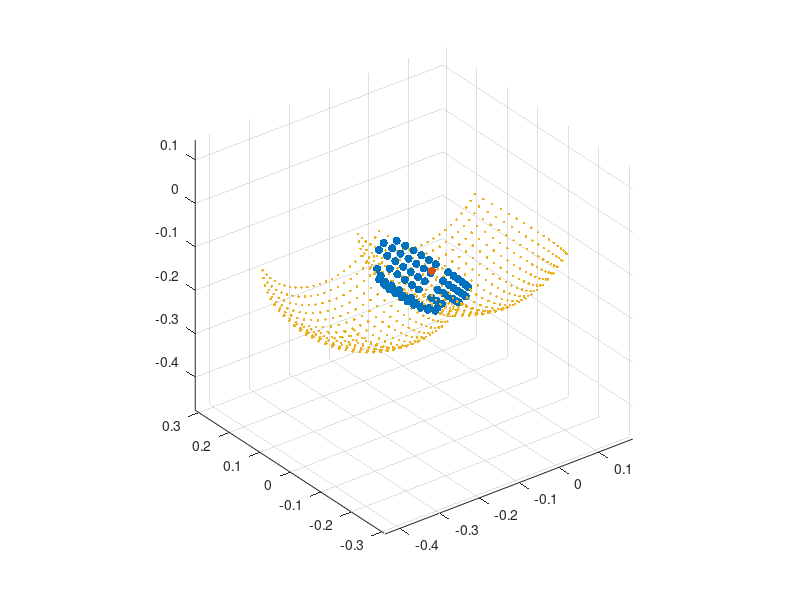

MATLAB code for this plot:
%%
clc
close all
clear all

%%
pts = [ 

-0.195871 0.0208032 -0.125767
  -0.196651 0.000436621   -0.126268
 -0.195935 -0.0199333  -0.125808
 -0.193728 -0.0401515  -0.124391
-0.182029 0.0410115 -0.140709
-0.184164 0.0208032  -0.14236
 -0.184225 -0.0199333  -0.142407
 -0.182149 -0.0401515  -0.140802
 -0.178687 -0.0600642  -0.138126
-0.165803 0.0609076 -0.153021
-0.169073 0.0410115 -0.156039
-0.171056 0.0208032 -0.157869
 -0.171112 -0.0199333  -0.157921
 -0.169184 -0.0401515  -0.156142
 -0.165969 -0.0600642  -0.153174
-0.142411 0.0991614 -0.156531
-0.147685 0.0803403 -0.162328
-0.151835 0.0609076 -0.166889
 -0.15483 0.0410115 -0.170181
-0.156646 0.0208032 -0.172177
 -0.156697 -0.0199333  -0.172233
 -0.154932 -0.0401515  -0.170293
 -0.151987 -0.0600642  -0.167056
 -0.147886 -0.0795197  -0.162549
-0.142659  -0.09837 -0.156804
-0.136712 0.0609076 -0.179488
-0.139408 0.0410115 -0.183028
-0.141044 0.0208032 -0.185175
  -0.14109 -0.0199333  -0.185235
   -0.1395 -0.0401515  -0.183148
 -0.136849 -0.0600642  -0.179667
 -0.133156 -0.0795197  -0.174819
-0.110577 0.0991614 -0.167429
-0.105784 0.0803402 -0.173629
-0.102012 0.0609076 -0.178508
-0.0992905  0.0410115  -0.182029
-0.0976399  0.0208032  -0.184164
-0.0975934 -0.0199333  -0.184225
-0.0991978 -0.0401515  -0.182149
 -0.101874 -0.0600642  -0.178687
-0.110336  0.134402 -0.140495
-0.102885  0.117228 -0.148569
-0.0964769  0.0991614  -0.155511
-0.0911616  0.0803402  -0.161271
-0.0869791  0.0609076  -0.165803
-0.0839611  0.0410115  -0.169073
-0.0821307  0.0208032  -0.171056
 -0.082079 -0.0199333  -0.171112
-0.0838582 -0.0401515  -0.169184
-0.0868258 -0.0600642  -0.165969
 -0.090959 -0.0795197   -0.16149
-0.0962266   -0.09837  -0.155783
-0.102588 -0.116472  -0.14889
-0.0985841   0.134402   -0.12866
-0.0904577   0.117228  -0.136053
-0.0834693  0.0991614  -0.142411
-0.0776723  0.0803402  -0.147685
-0.0731107  0.0609076  -0.151835
-0.0698192  0.0410115   -0.15483
-0.0678229  0.0208032  -0.156646
-0.0677666 -0.0199333  -0.156697
 -0.069707 -0.0401515  -0.154932
-0.0729435 -0.0600642  -0.151987
-0.0774514 -0.0795197  -0.147886
-0.0831964   -0.09837  -0.142659
-0.0901347  -0.116472  -0.136347
-0.0982136  -0.133687  -0.128997
-0.0791689   0.117228  -0.122502
-0.0716531  0.0991614  -0.128226
-0.0654184  0.0803402  -0.132975
-0.0605124  0.0609076  -0.136712
-0.0569725  0.0410115  -0.139408
-0.0548255  0.0208032  -0.141044
-0.0547649 -0.0199333   -0.14109
-0.0568519 -0.0401515    -0.1395
-0.0603326 -0.0600642  -0.136849
-0.0651808 -0.0795197  -0.133156
-0.0713595   -0.09837   -0.12845
-0.0788216  -0.116472  -0.122766



]

centre = [-0.0836266 -0.00382424   -0.134643]
sample_pts = pts;
save('sample_pts.mat','sample_pts')

%%

sample_boundary_pts = [
     -0.150408   0.150554 -0.0965756
 -0.390408   0.150554 -0.0965756
-0.160877  0.134402 -0.103298
-0.400877  0.134402 -0.103298
-0.170121  0.117228 -0.109234
-0.410121  0.117228 -0.109234
-0.178071 0.0991614 -0.114338
-0.418071 0.0991614 -0.114338
-0.184666 0.0803403 -0.118573
-0.424666 0.0803402 -0.118573
-0.189856 0.0609076 -0.121905
-0.429856 0.0609076 -0.121905
  -0.1936 0.0410115 -0.124309
  -0.4336 0.0410115 -0.124309
-0.195871 0.0208032 -0.125767
-0.435871 0.0208032 -0.125767
  -0.196651 0.000436621   -0.126268
  -0.436651 0.000436608   -0.126268
 -0.195935 -0.0199333  -0.125808
 -0.435935 -0.0199333  -0.125808
 -0.193728 -0.0401515  -0.124391
 -0.433728 -0.0401515  -0.124391
 -0.190046 -0.0600642  -0.122027
 -0.430046 -0.0600642  -0.122027
 -0.184918 -0.0795197  -0.118734
 -0.424918 -0.0795197  -0.118734
-0.178382  -0.09837 -0.114538
-0.418382  -0.09837 -0.114538
-0.170489 -0.116472  -0.10947
-0.410489 -0.116472  -0.10947
-0.161298 -0.133687 -0.103568
-0.401298 -0.133687 -0.103568
  -0.15088  -0.149885 -0.0968789
  -0.39088  -0.149885 -0.0968789
-0.141418  0.150554 -0.109317
-0.381418  0.150554 -0.109317
-0.151262  0.134402 -0.116926
-0.391262  0.134402 -0.116926
-0.159954  0.117228 -0.123645
-0.399954  0.117228 -0.123645
-0.167429 0.0991614 -0.129423
-0.407429 0.0991614 -0.129423
-0.173629 0.0803403 -0.134216
-0.413629 0.0803402 -0.134216
-0.178508 0.0609076 -0.137988
-0.418508 0.0609076 -0.137988
-0.182029 0.0410115 -0.140709
-0.422029 0.0410115 -0.140709
-0.184164 0.0208032  -0.14236
-0.424164 0.0208032  -0.14236
  -0.184898 0.000436621   -0.142927
  -0.424898 0.000436608   -0.142927
 -0.184225 -0.0199333  -0.142407
 -0.424225 -0.0199333  -0.142407
 -0.182149 -0.0401515  -0.140802
 -0.422149 -0.0401515  -0.140802
 -0.178687 -0.0600642  -0.138126
 -0.418687 -0.0600642  -0.138126
 -0.173866 -0.0795197  -0.134399
 -0.413866 -0.0795197  -0.134399
-0.167721  -0.09837 -0.129649
-0.407721  -0.09837 -0.129649
-0.160299 -0.116472 -0.123912
-0.400299 -0.116472 -0.123912
-0.151658 -0.133687 -0.117232
-0.391658 -0.133687 -0.117232
-0.141862 -0.149885  -0.10966
-0.381862 -0.149885  -0.10966
-0.131352  0.150554 -0.121226
-0.371352  0.150554 -0.121226
-0.140495  0.134402 -0.129664
-0.380495  0.134402 -0.129664
-0.148569  0.117228 -0.137115
-0.388569  0.117228 -0.137115
-0.155511 0.0991614 -0.143523
-0.395511 0.0991614 -0.143523
-0.161271 0.0803403 -0.148838
-0.401271 0.0803402 -0.148838
-0.165803 0.0609076 -0.153021
-0.405803 0.0609076 -0.153021
-0.169073 0.0410115 -0.156039
-0.409073 0.0410115 -0.156039
-0.171056 0.0208032 -0.157869
-0.411056 0.0208032 -0.157869
  -0.171738 0.000436621   -0.158498
  -0.411738 0.000436608   -0.158498
 -0.171112 -0.0199333  -0.157921
 -0.411112 -0.0199333  -0.157921
 -0.169184 -0.0401515  -0.156142
 -0.409184 -0.0401515  -0.156142
 -0.165969 -0.0600642  -0.153174
 -0.405969 -0.0600642  -0.153174
  -0.16149 -0.0795197  -0.149041
  -0.40149 -0.0795197  -0.149041
-0.155783  -0.09837 -0.143773
-0.395783  -0.09837 -0.143773
 -0.14889 -0.116472 -0.137412
 -0.38889 -0.116472 -0.137412
-0.140863 -0.133687 -0.130004
-0.380863 -0.133687 -0.130004
-0.131765 -0.149885 -0.121607
-0.371765 -0.149885 -0.121607
-0.120287  0.150554 -0.132213
-0.360287  0.150554 -0.132213
 -0.12866  0.134402 -0.141416
 -0.36866  0.134402 -0.141416
-0.136053  0.117228 -0.149542
-0.376053  0.117228 -0.149542
-0.142411 0.0991614 -0.156531
-0.382411 0.0991614 -0.156531
-0.147685 0.0803403 -0.162328
-0.387685 0.0803402 -0.162328
-0.151835 0.0609076 -0.166889
-0.391835 0.0609076 -0.166889
 -0.15483 0.0410115 -0.170181
 -0.39483 0.0410115 -0.170181
-0.156646 0.0208032 -0.172177
-0.396646 0.0208032 -0.172177
   -0.15727 0.000436621   -0.172863
   -0.39727 0.000436608   -0.172863
 -0.156697 -0.0199333  -0.172233
 -0.396697 -0.0199333  -0.172233
 -0.154932 -0.0401515  -0.170293
 -0.394932 -0.0401515  -0.170293
 -0.151987 -0.0600642  -0.167056
 -0.391987 -0.0600642  -0.167056
 -0.147886 -0.0795197  -0.162549
 -0.387886 -0.0795197  -0.162549
-0.142659  -0.09837 -0.156804
-0.382659  -0.09837 -0.156804
-0.136347 -0.116472 -0.149865
-0.376347 -0.116472 -0.149865
-0.128997 -0.133687 -0.141786
-0.368997 -0.133687 -0.141786
-0.120665 -0.149885 -0.132628
-0.360665 -0.149885 -0.132628
-0.108306  0.150554 -0.142194
-0.348306  0.150554 -0.142194
-0.115845  0.134402 -0.152091
-0.355845  0.134402 -0.152091
-0.122502  0.117228 -0.160831
-0.362502  0.117228 -0.160831
-0.128226 0.0991614 -0.168347
-0.368226 0.0991614 -0.168347
-0.132975 0.0803403 -0.174582
-0.372975 0.0803402 -0.174582
-0.136712 0.0609076 -0.179488
-0.376712 0.0609076 -0.179488
-0.139408 0.0410115 -0.183028
-0.379408 0.0410115 -0.183028
-0.141044 0.0208032 -0.185175
-0.381044 0.0208032 -0.185175
  -0.141606 0.000436621   -0.185912
  -0.381606 0.000436608   -0.185912
  -0.14109 -0.0199333  -0.185235
  -0.38109 -0.0199333  -0.185235
   -0.1395 -0.0401515  -0.183148
   -0.3795 -0.0401515  -0.183148
 -0.136849 -0.0600642  -0.179667
 -0.376849 -0.0600642  -0.179667
 -0.133156 -0.0795197  -0.174819
 -0.373156 -0.0795197  -0.174819
 -0.12845  -0.09837 -0.168641
 -0.36845  -0.09837 -0.168641
-0.122766 -0.116472 -0.161178
-0.362766 -0.116472 -0.161178
-0.116148 -0.133687  -0.15249
-0.356148 -0.133687  -0.15249
-0.108646 -0.149885  -0.14264
-0.348646 -0.149885  -0.14264
-0.0955009   0.150554  -0.151092
-0.335501  0.150554 -0.151092
-0.102148  0.134402 -0.161609
-0.342148  0.134402 -0.161609
-0.108018  0.117228 -0.170896
-0.348018  0.117228 -0.170896
-0.113066 0.0991614 -0.178882
-0.353066 0.0991614 -0.178882
-0.117253 0.0803403 -0.185507
-0.357253 0.0803402 -0.185507
-0.120548 0.0609076  -0.19072
-0.360548 0.0609076  -0.19072
-0.122926 0.0410115 -0.194481
-0.362926 0.0410115 -0.194481
-0.124368 0.0208032 -0.196763
-0.364368 0.0208032 -0.196763
  -0.124863 0.000436621   -0.197547
  -0.364863 0.000436608   -0.197547
 -0.124409 -0.0199333  -0.196827
 -0.364409 -0.0199333  -0.196827
 -0.123007 -0.0401515  -0.194609
 -0.363007 -0.0401515  -0.194609
 -0.120669 -0.0600642  -0.190911
 -0.360669 -0.0600642  -0.190911
 -0.117413 -0.0795197  -0.185759
 -0.357413 -0.0795197  -0.185759
-0.113263  -0.09837 -0.179194
-0.353263  -0.09837 -0.179194
-0.108251 -0.116472 -0.171265
-0.348251 -0.116472 -0.171265
-0.102416 -0.133687 -0.162032
-0.342416 -0.133687 -0.162032
-0.0958008  -0.149885  -0.151567
-0.335801 -0.149885 -0.151567
-0.081969  0.150554 -0.158841
-0.321969  0.150554 -0.158841
-0.0876744   0.134402  -0.169897
-0.327674  0.134402 -0.169897
-0.0927126   0.117228   -0.17966
-0.332713  0.117228  -0.17966
-0.0970452  0.0991614  -0.188056
-0.337045 0.0991614 -0.188056
-0.100639 0.0803403  -0.19502
-0.340639 0.0803402  -0.19502
-0.103467 0.0609076 -0.200501
-0.343467 0.0609076 -0.200501
-0.105508 0.0410115 -0.204455
-0.345508 0.0410115 -0.204455
-0.106746 0.0208032 -0.206853
-0.346746 0.0208032 -0.206853
  -0.107171 0.000436621   -0.207677
  -0.347171 0.000436608   -0.207677
 -0.106781 -0.0199333  -0.206921
 -0.346781 -0.0199333  -0.206921
 -0.105578 -0.0401515   -0.20459
 -0.345578 -0.0401515   -0.20459
 -0.103571 -0.0600642  -0.200701
 -0.343571 -0.0600642  -0.200701
 -0.100776 -0.0795197  -0.195286
 -0.340776 -0.0795197  -0.195286
-0.0972145   -0.09837  -0.188384
-0.337214  -0.09837 -0.188384
-0.0929128  -0.116472  -0.180048
-0.332913 -0.116472 -0.180048
-0.0879041  -0.133687  -0.170342
-0.327904 -0.133687 -0.170342
-0.0822264  -0.149885   -0.15934
-0.322226 -0.149885  -0.15934
-0.0678132   0.150554   -0.16538
-0.307813  0.150554  -0.16538
-0.0725333   0.134402  -0.176892
-0.312533  0.134402 -0.176892
-0.0767014   0.117228  -0.187057
-0.316701  0.117228 -0.187057
-0.0802858  0.0991614  -0.195798
-0.320286 0.0991614 -0.195798
-0.0832591  0.0803403  -0.203049
-0.323259 0.0803402 -0.203049
-0.0855988  0.0609076  -0.208755
-0.325599 0.0609076 -0.208755
-0.0872871  0.0410115  -0.212873
-0.327287 0.0410115 -0.212873
-0.088311 0.0208032  -0.21537
-0.328311 0.0208032  -0.21537
 -0.0886628 0.000436621   -0.216228
  -0.328663 0.000436608   -0.216228
-0.0883399 -0.0199333   -0.21544
  -0.32834 -0.0199333   -0.21544
-0.0873446 -0.0401515  -0.213013
 -0.327345 -0.0401515  -0.213013
-0.0856846 -0.0600642  -0.208964
 -0.325685 -0.0600642  -0.208964
-0.0833725 -0.0795197  -0.203326
 -0.323372 -0.0795197  -0.203326
-0.0804258   -0.09837   -0.19614
-0.320426  -0.09837  -0.19614
-0.0768671  -0.116472  -0.187461
-0.316867 -0.116472 -0.187461
-0.0727233  -0.133687  -0.177355
-0.312723 -0.133687 -0.177355
-0.0680261  -0.149885    -0.1659
-0.308026 -0.149885   -0.1659
-0.0531413   0.150554  -0.170661
-0.293141  0.150554 -0.170661
-0.0568402   0.134402   -0.18254
-0.29684 0.134402 -0.18254
-0.0601065   0.117228   -0.19303
-0.300106  0.117228  -0.19303
-0.0629154  0.0991614   -0.20205
-0.302915 0.0991614  -0.20205
-0.0652454  0.0803403  -0.209533
-0.305245 0.0803402 -0.209533
-0.0670789  0.0609076  -0.215421
-0.307079 0.0609076 -0.215421
-0.0684019  0.0410115   -0.21967
-0.308402 0.0410115  -0.21967
-0.0692042  0.0208032  -0.222247
-0.309204 0.0208032 -0.222247
   -0.06948 0.000436621   -0.223132
   -0.30948 0.000436608   -0.223132
-0.0692269 -0.0199333   -0.22232
 -0.309227 -0.0199333   -0.22232
-0.0684469 -0.0401515  -0.219815
 -0.308447 -0.0401515  -0.219815
-0.0671461 -0.0600642  -0.215637
 -0.307146 -0.0600642  -0.215637
-0.0653342 -0.0795197  -0.209818
 -0.305334 -0.0795197  -0.209818
-0.0630251   -0.09837  -0.202403
-0.303025  -0.09837 -0.202403
-0.0602363  -0.116472  -0.193447
-0.300236 -0.116472 -0.193447
-0.0569891  -0.133687  -0.183018
-0.296989 -0.133687 -0.183018
-0.0533082  -0.149885  -0.171197
-0.293308 -0.149885 -0.171197
-0.038065  0.150554 -0.174643
-0.278065  0.150554 -0.174643
-0.0407145   0.134402    -0.1868
-0.280714  0.134402   -0.1868
-0.0430541   0.117228  -0.197534
-0.283054  0.117228 -0.197534
-0.0450661  0.0991614  -0.206765
-0.285066 0.0991614 -0.206765
-0.0467351  0.0803403  -0.214422
-0.286735 0.0803402 -0.214422
-0.0480484  0.0609076  -0.220448
-0.288048 0.0609076 -0.220448
-0.0489961  0.0410115  -0.224796
-0.288996 0.0410115 -0.224796
-0.0495708  0.0208032  -0.227433
-0.289571 0.0208032 -0.227433
 -0.0497683 0.000436621   -0.228339
  -0.289768 0.000436608   -0.228339
 -0.049587 -0.0199333  -0.227507
 -0.289587 -0.0199333  -0.227507
-0.0490283 -0.0401515  -0.224944
 -0.289028 -0.0401515  -0.224944
-0.0480965 -0.0600642  -0.220669
 -0.288097 -0.0600642  -0.220669
-0.0467987 -0.0795197  -0.214714
 -0.286799 -0.0795197  -0.214714
-0.0451447   -0.09837  -0.207126
-0.285145  -0.09837 -0.207126
-0.0431471  -0.116472  -0.197961
-0.283147 -0.116472 -0.197961
-0.0408211  -0.133687  -0.187289
-0.280821 -0.133687 -0.187289
-0.0381845  -0.149885  -0.175192
-0.278184 -0.149885 -0.175192
-0.0226989   0.150554  -0.177296
-0.262699  0.150554 -0.177296
-0.0242789   0.134402  -0.189637
-0.264279  0.134402 -0.189637
-0.0256741   0.117228  -0.200535
-0.265674  0.117228 -0.200535
-0.0268739  0.0991614  -0.209906
-0.266874 0.0991614 -0.209906
-0.0278691  0.0803403   -0.21768
-0.267869 0.0803402  -0.21768
-0.0286523  0.0609076  -0.223797
-0.268652 0.0609076 -0.223797
-0.0292174  0.0410115  -0.228211
-0.269217 0.0410115 -0.228211
-0.0295601  0.0208032  -0.230888
 -0.26956 0.0208032 -0.230888
 -0.0296779 0.000436621   -0.231808
  -0.269678 0.000436608   -0.231808
-0.0295698 -0.0199333  -0.230963
  -0.26957 -0.0199333  -0.230963
-0.0292366 -0.0401515  -0.228361
 -0.269237 -0.0401515  -0.228361
 -0.028681 -0.0600642  -0.224021
 -0.268681 -0.0600642  -0.224021
 -0.027907 -0.0795197  -0.217976
 -0.267907 -0.0795197  -0.217976
-0.0269207   -0.09837  -0.210272
-0.266921  -0.09837 -0.210272
-0.0257295  -0.116472  -0.200968
 -0.26573 -0.116472 -0.200968
-0.0243425  -0.133687  -0.190134
-0.264342 -0.133687 -0.190134
-0.0227702  -0.149885  -0.177853
 -0.26277 -0.149885 -0.177853
-0.00716015    0.150554     -0.1786
-0.24716 0.150554  -0.1786
-0.00765853    0.134402   -0.191032
-0.247659  0.134402 -0.191032
-0.00809862    0.117228   -0.202009
-0.248099  0.117228 -0.202009
-0.00847708   0.0991614   -0.211449
-0.248477 0.0991614 -0.211449
-0.00879103   0.0803403    -0.21928
-0.248791 0.0803402  -0.21928
-0.00903807   0.0609076   -0.225442
-0.249038 0.0609076 -0.225442
-0.00921632   0.0410115   -0.229889
-0.249216 0.0410115 -0.229889
-0.00932443   0.0208032   -0.232585
-0.249324 0.0208032 -0.232585
-0.00936158 0.000436621   -0.233512
  -0.249362 0.000436608   -0.233512
-0.00932748  -0.0199333   -0.232661
 -0.249327 -0.0199333  -0.232661
-0.0092224 -0.0401515   -0.23004
 -0.249222 -0.0401515   -0.23004
-0.00904712  -0.0600642   -0.225668
 -0.249047 -0.0600642  -0.225668
-0.00880299  -0.0795197   -0.219579
 -0.248803 -0.0795197  -0.219579
-0.00849187    -0.09837   -0.211818
-0.248492  -0.09837 -0.211818
-0.00811611   -0.116472   -0.202445
-0.248116 -0.116472 -0.202445
-0.00767859   -0.133687   -0.191532
-0.247679 -0.133687 -0.191532
-0.00718263   -0.149885   -0.179161
-0.247183 -0.149885 -0.179161
0.00843313   0.150554  -0.178545
-0.231567  0.150554 -0.178545
0.00902012   0.134402  -0.190972
 -0.23098  0.134402 -0.190972
0.00953846   0.117228  -0.201946
-0.230462  0.117228 -0.201946
0.0099842 0.0991614 -0.211384
-0.230016 0.0991614 -0.211384
 0.010354 0.0803403 -0.219212
-0.229646 0.0803402 -0.219212
0.0106449 0.0609076 -0.225372
-0.229355 0.0609076 -0.225372
0.0108549 0.0410115 -0.229817
-0.229145 0.0410115 -0.229817
0.0109822 0.0208032 -0.232513
-0.229018 0.0208032 -0.232513
   0.011026 0.000436621   -0.233439
  -0.228974 0.000436608   -0.233439
 0.0109858 -0.0199333  -0.232589
 -0.229014 -0.0199333  -0.232589
  0.010862 -0.0401515  -0.229969
 -0.229138 -0.0401515  -0.229969
 0.0106556 -0.0600642  -0.225598
 -0.229344 -0.0600642  -0.225598
 0.0103681 -0.0795197   -0.21951
 -0.229632 -0.0795197   -0.21951
0.0100016  -0.09837 -0.211752
-0.229998  -0.09837 -0.211752
0.00955906  -0.116472  -0.202382
-0.230441 -0.116472 -0.202382
0.00904375  -0.133687  -0.191472
-0.230956 -0.133687 -0.191472
0.00845961  -0.149885  -0.179105
 -0.23154 -0.149885 -0.179105
0.0239622  0.150554  -0.17713
-0.216038  0.150554  -0.17713
0.0256301  0.134402 -0.189459
 -0.21437  0.134402 -0.189459
0.0271029  0.117228 -0.200347
-0.212897  0.117228 -0.200347
0.0283695 0.0991614 -0.209709
 -0.21163 0.0991614 -0.209709
0.0294202 0.0803403 -0.217475
 -0.21058 0.0803402 -0.217475
0.0302469 0.0609076 -0.223587
-0.209753 0.0609076 -0.223587
0.0308434 0.0410115 -0.227997
-0.209157 0.0410115 -0.227997
0.0312053 0.0208032 -0.230671
-0.208795 0.0208032 -0.230671
  0.0313296 0.000436621    -0.23159
   -0.20867 0.000436608    -0.23159
 0.0312155 -0.0199333  -0.230747
 -0.208785 -0.0199333  -0.230747
 0.0308638 -0.0401515  -0.228147
 -0.209136 -0.0401515  -0.228147
 0.0302772 -0.0600642  -0.223811
 -0.209723 -0.0600642  -0.223811
 0.0294602 -0.0795197  -0.217771
  -0.21054 -0.0795197  -0.217771
 0.028419  -0.09837 -0.210075
-0.211581  -0.09837 -0.210075
0.0271615 -0.116472 -0.200779
-0.212839 -0.116472 -0.200779
0.0256973 -0.133687 -0.189956
-0.214303 -0.133687 -0.189956
0.0240375 -0.149885 -0.177686
-0.215963 -0.149885 -0.177686
 0.039309  0.150554 -0.174368
-0.200691  0.150554 -0.174368
 0.042045  0.134402 -0.186505
-0.197955  0.134402 -0.186505
0.0444612  0.117228 -0.197222
-0.195539  0.117228 -0.197222
0.0465389 0.0991614 -0.206438
-0.193461 0.0991614 -0.206438
0.0482624 0.0803403 -0.214084
-0.191738 0.0803402 -0.214084
0.0496187 0.0609076   -0.2201
-0.190381 0.0609076   -0.2201
0.0505973 0.0410115 -0.224441
-0.189403 0.0410115 -0.224441
0.0511908 0.0208032 -0.227074
-0.188809 0.0208032 -0.227074
  0.0513948 0.000436621   -0.227978
  -0.188605 0.000436608   -0.227978
 0.0512076 -0.0199333  -0.227148
 -0.188792 -0.0199333  -0.227148
 0.0506306 -0.0401515  -0.224589
 -0.189369 -0.0401515  -0.224589
 0.0496684 -0.0600642   -0.22032
 -0.190332 -0.0600642   -0.22032
 0.0483281 -0.0795197  -0.214375
 -0.191672 -0.0795197  -0.214375
0.0466201  -0.09837 -0.206798
 -0.19338  -0.09837 -0.206798
0.0445572 -0.116472 -0.197648
-0.195443 -0.116472 -0.197648
0.0421552 -0.133687 -0.186993
-0.197845 -0.133687 -0.186993
0.0394324 -0.149885 -0.174915
-0.200568 -0.149885 -0.174915
0.0543565  0.150554 -0.170278
-0.185643  0.150554 -0.170278
 0.05814 0.134402 -0.18213
-0.18186 0.134402 -0.18213
 0.061481  0.117228 -0.192596
-0.178519  0.117228 -0.192596
0.0643541 0.0991614 -0.201597
-0.175646 0.0991614 -0.201597
0.0667374 0.0803403 -0.209063
-0.173263 0.0803402 -0.209063
0.0686128 0.0609076 -0.214938
-0.171387 0.0609076 -0.214938
0.0699661 0.0410115 -0.219177
-0.170034 0.0410115 -0.219177
0.0707868 0.0208032 -0.221748
-0.169213 0.0208032 -0.221748
  0.0710688 0.000436621   -0.222631
  -0.168931 0.000436608   -0.222631
 0.0708099 -0.0199333   -0.22182
  -0.16919 -0.0199333   -0.22182
 0.0700122 -0.0401515  -0.219321
 -0.169988 -0.0401515  -0.219321
 0.0686816 -0.0600642  -0.215153
 -0.171318 -0.0600642  -0.215153
 0.0668282 -0.0795197  -0.209347
 -0.173172 -0.0795197  -0.209347
0.0644663  -0.09837 -0.201948
-0.175534  -0.09837 -0.201948
0.0616138 -0.116472 -0.193012
-0.178386 -0.116472 -0.193012
0.0582923 -0.133687 -0.182608
-0.181708 -0.133687 -0.182608
0.0545272 -0.149885 -0.170813
-0.185473 -0.149885 -0.170813
0.0689904  0.150554 -0.164893
 -0.17101  0.150554 -0.164893
0.0737925  0.134402  -0.17637
-0.166208  0.134402  -0.17637
0.0780329  0.117228 -0.186505
-0.161967  0.117228 -0.186505
0.0816795 0.0991614 -0.195221
 -0.15832 0.0991614 -0.195221
0.0847045 0.0803403 -0.202451
-0.155296 0.0803402 -0.202451
0.0870848 0.0609076  -0.20814
-0.152915 0.0609076  -0.20814
0.0888023 0.0410115 -0.212245
-0.151198 0.0410115 -0.212245
 0.089844 0.0208032 -0.214735
-0.150156 0.0208032 -0.214735
   0.090202 0.000436621    -0.21559
  -0.149798 0.000436608    -0.21559
 0.0898734 -0.0199333  -0.214805
 -0.150127 -0.0199333  -0.214805
 0.0888609 -0.0401515  -0.212385
 -0.151139 -0.0401515  -0.212385
  0.087172 -0.0600642  -0.208348
 -0.152828 -0.0600642  -0.208348
 0.0848198 -0.0795197  -0.202726
  -0.15518 -0.0795197  -0.202726
 0.081822  -0.09837 -0.195561
-0.158178  -0.09837 -0.195561
0.0782015 -0.116472 -0.186908
-0.161799 -0.116472 -0.186908
0.0739858 -0.133687 -0.176832
-0.166014 -0.133687 -0.176832
 0.069207 -0.149885 -0.165411
-0.170793 -0.149885 -0.165411
0.0830992  0.150554 -0.158252
-0.156901  0.150554 -0.158252
0.0888833  0.134402 -0.169267
-0.151117  0.134402 -0.169267
 0.093991  0.117228 -0.178994
-0.146009  0.117228 -0.178994
0.0983833 0.0991614 -0.187359
-0.141617 0.0991614 -0.187359
 0.102027 0.0803403 -0.194298
-0.137973 0.0803402 -0.194298
 0.104894 0.0609076 -0.199758
-0.135106 0.0609076 -0.199758
 0.106963 0.0410115 -0.203698
-0.133037 0.0410115 -0.203698
 0.108218 0.0208032 -0.206087
-0.131782 0.0208032 -0.206087
   0.108649 0.000436621   -0.206908
  -0.131351 0.000436608   -0.206908
  0.108253 -0.0199333  -0.206154
 -0.131747 -0.0199333  -0.206154
  0.107033 -0.0401515  -0.203832
 -0.132967 -0.0401515  -0.203832
  0.104999 -0.0600642  -0.199958
 -0.135001 -0.0600642  -0.199958
  0.102166 -0.0795197  -0.194562
 -0.137834 -0.0795197  -0.194562
0.0985549  -0.09837 -0.187686
-0.141445  -0.09837 -0.187686
 0.094194 -0.116472 -0.179381
-0.145806 -0.116472 -0.179381
0.0891162 -0.133687 -0.169711
-0.150884 -0.133687 -0.169711
0.0833602 -0.149885 -0.158749
 -0.15664 -0.149885 -0.158749
0.0965756  0.150554 -0.150408
-0.143424  0.150554 -0.150408
 0.103298  0.134402 -0.160877
-0.136702  0.134402 -0.160877
 0.109234  0.117228 -0.170121
-0.130766  0.117228 -0.170121
 0.114338 0.0991614 -0.178071
-0.125662 0.0991614 -0.178071
 0.118573 0.0803403 -0.184666
-0.121427 0.0803402 -0.184666
 0.121905 0.0609076 -0.189856
-0.118095 0.0609076 -0.189856
 0.124309 0.0410115   -0.1936
-0.115691 0.0410115   -0.1936
 0.125767 0.0208032 -0.195871
-0.114233 0.0208032 -0.195871
   0.126268 0.000436621   -0.196651
  -0.113732 0.000436608   -0.196651
  0.125808 -0.0199333  -0.195935
 -0.114192 -0.0199333  -0.195935
  0.124391 -0.0401515  -0.193728
 -0.115609 -0.0401515  -0.193728
  0.122027 -0.0600642  -0.190046
 -0.117973 -0.0600642  -0.190046
  0.118734 -0.0795197  -0.184918
 -0.121266 -0.0795197  -0.184918
 0.114538  -0.09837 -0.178382
-0.125462  -0.09837 -0.178382
  0.10947 -0.116472 -0.170489
 -0.13053 -0.116472 -0.170489
 0.103568 -0.133687 -0.161298
-0.136432 -0.133687 -0.161298
0.0968789 -0.149885  -0.15088
-0.143121 -0.149885  -0.15088
 0.109317  0.150554 -0.141418
-0.130683  0.150554 -0.141418
 0.116926  0.134402 -0.151262
-0.123074  0.134402 -0.151262
 0.123645  0.117228 -0.159954
-0.116355  0.117228 -0.159954
 0.129423 0.0991614 -0.167429
-0.110577 0.0991614 -0.167429
 0.134216 0.0803403 -0.173629
-0.105784 0.0803402 -0.173629
 0.137988 0.0609076 -0.178508
-0.102012 0.0609076 -0.178508
 0.140709 0.0410115 -0.182029
-0.0992905  0.0410115  -0.182029
  0.14236 0.0208032 -0.184164
-0.0976399  0.0208032  -0.184164
   0.142927 0.000436621   -0.184898
 -0.0970728 0.000436608   -0.184898
  0.142407 -0.0199333  -0.184225
-0.0975934 -0.0199333  -0.184225
  0.140802 -0.0401515  -0.182149
-0.0991978 -0.0401515  -0.182149
  0.138126 -0.0600642  -0.178687
 -0.101874 -0.0600642  -0.178687
  0.134399 -0.0795197  -0.173866
 -0.105601 -0.0795197  -0.173866
 0.129649  -0.09837 -0.167721
-0.110351  -0.09837 -0.167721
 0.123912 -0.116472 -0.160299
-0.116088 -0.116472 -0.160299
 0.117232 -0.133687 -0.151658
-0.122768 -0.133687 -0.151658
  0.10966 -0.149885 -0.141862
 -0.13034 -0.149885 -0.141862
 0.121226  0.150554 -0.131352
-0.118774  0.150554 -0.131352
 0.129664  0.134402 -0.140495
-0.110336  0.134402 -0.140495
 0.137115  0.117228 -0.148569
-0.102885  0.117228 -0.148569
 0.143523 0.0991614 -0.155511
-0.0964769  0.0991614  -0.155511
 0.148838 0.0803403 -0.161271
-0.0911616  0.0803402  -0.161271
 0.153021 0.0609076 -0.165803
-0.0869791  0.0609076  -0.165803
 0.156039 0.0410115 -0.169073
-0.0839611  0.0410115  -0.169073
 0.157869 0.0208032 -0.171056
-0.0821307  0.0208032  -0.171056
   0.158498 0.000436621   -0.171738
 -0.0815017 0.000436608   -0.171738
  0.157921 -0.0199333  -0.171112
 -0.082079 -0.0199333  -0.171112
  0.156142 -0.0401515  -0.169184
-0.0838582 -0.0401515  -0.169184
  0.153174 -0.0600642  -0.165969
-0.0868258 -0.0600642  -0.165969
  0.149041 -0.0795197   -0.16149
 -0.090959 -0.0795197   -0.16149
 0.143773  -0.09837 -0.155783
-0.0962266   -0.09837  -0.155783
 0.137412 -0.116472  -0.14889
-0.102588 -0.116472  -0.14889
 0.130004 -0.133687 -0.140863
-0.109996 -0.133687 -0.140863
 0.121607 -0.149885 -0.131765
-0.118393 -0.149885 -0.131765
 0.132213  0.150554 -0.120287
-0.107787  0.150554 -0.120287
0.141416 0.134402 -0.12866
-0.0985841   0.134402   -0.12866
 0.149542  0.117228 -0.136053
-0.0904577   0.117228  -0.136053
 0.156531 0.0991614 -0.142411
-0.0834693  0.0991614  -0.142411
 0.162328 0.0803403 -0.147685
-0.0776723  0.0803402  -0.147685
 0.166889 0.0609076 -0.151835
-0.0731107  0.0609076  -0.151835
 0.170181 0.0410115  -0.15483
-0.0698192  0.0410115   -0.15483
 0.172177 0.0208032 -0.156646
-0.0678229  0.0208032  -0.156646
   0.172863 0.000436621    -0.15727
 -0.0671369 0.000436608    -0.15727
  0.172233 -0.0199333  -0.156697
-0.0677666 -0.0199333  -0.156697
  0.170293 -0.0401515  -0.154932
 -0.069707 -0.0401515  -0.154932
  0.167056 -0.0600642  -0.151987
-0.0729435 -0.0600642  -0.151987
  0.162549 -0.0795197  -0.147886
-0.0774514 -0.0795197  -0.147886
 0.156804  -0.09837 -0.142659
-0.0831964   -0.09837  -0.142659
 0.149865 -0.116472 -0.136347
-0.0901347  -0.116472  -0.136347
 0.141786 -0.133687 -0.128997
-0.0982136  -0.133687  -0.128997
 0.132628 -0.149885 -0.120665
-0.107372 -0.149885 -0.120665
 0.142194  0.150554 -0.108306
-0.0978062   0.150554  -0.108306
 0.152091  0.134402 -0.115845
-0.0879088   0.134402  -0.115845
 0.160831  0.117228 -0.122502
-0.0791689   0.117228  -0.122502
 0.168347 0.0991614 -0.128226
-0.0716531  0.0991614  -0.128226
 0.174582 0.0803403 -0.132975
-0.0654184  0.0803402  -0.132975
 0.179488 0.0609076 -0.136712
-0.0605124  0.0609076  -0.136712
 0.183028 0.0410115 -0.139408
-0.0569725  0.0410115  -0.139408
 0.185175 0.0208032 -0.141044
-0.0548255  0.0208032  -0.141044
   0.185912 0.000436621   -0.141606
 -0.0540877 0.000436608   -0.141606
  0.185235 -0.0199333   -0.14109
-0.0547649 -0.0199333   -0.14109
  0.183148 -0.0401515    -0.1395
-0.0568519 -0.0401515    -0.1395
  0.179667 -0.0600642  -0.136849
-0.0603326 -0.0600642  -0.136849
  0.174819 -0.0795197  -0.133156
-0.0651808 -0.0795197  -0.133156
0.168641 -0.09837 -0.12845
-0.0713595   -0.09837   -0.12845
 0.161178 -0.116472 -0.122766
-0.0788216  -0.116472  -0.122766
  0.15249 -0.133687 -0.116148
-0.0875104  -0.133687  -0.116148
  0.14264 -0.149885 -0.108646
-0.0973597  -0.149885  -0.108646

]

save('sample_boundary_pts.mat','sample_boundary_pts')

%%
figure('Name','points');
scatter3(pts(:,1),pts(:,2),pts(:,3),'filled','red');
hold on;
scatter3(centre(:,1), centre(:,2), centre(:,3),'filled','green');
scatter3(sample_boundary_pts(:,1), sample_boundary_pts(:,2), sample_boundary_pts(:,3), 'blue', '.');
hold off;
axis equal;